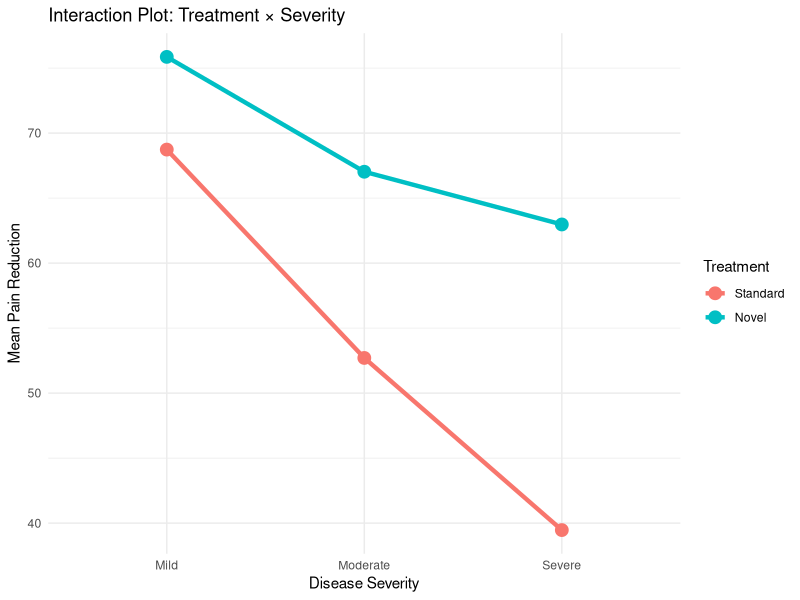
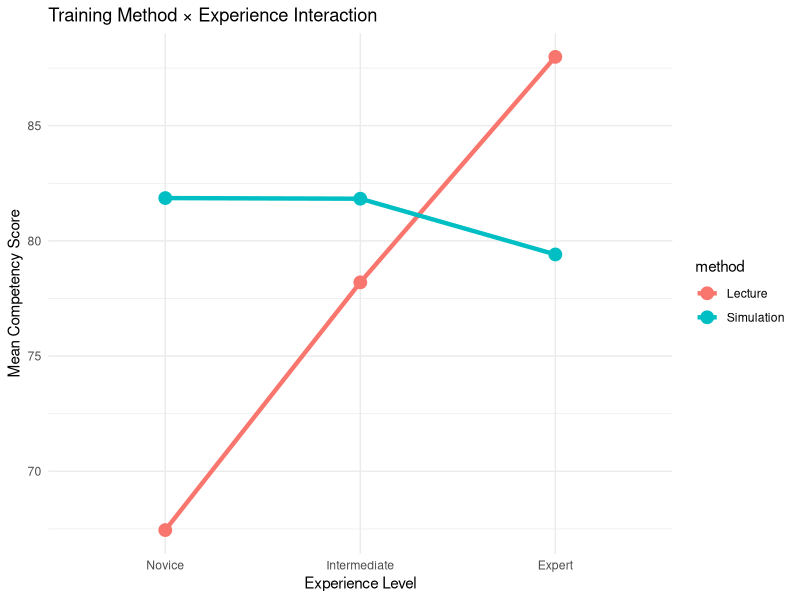
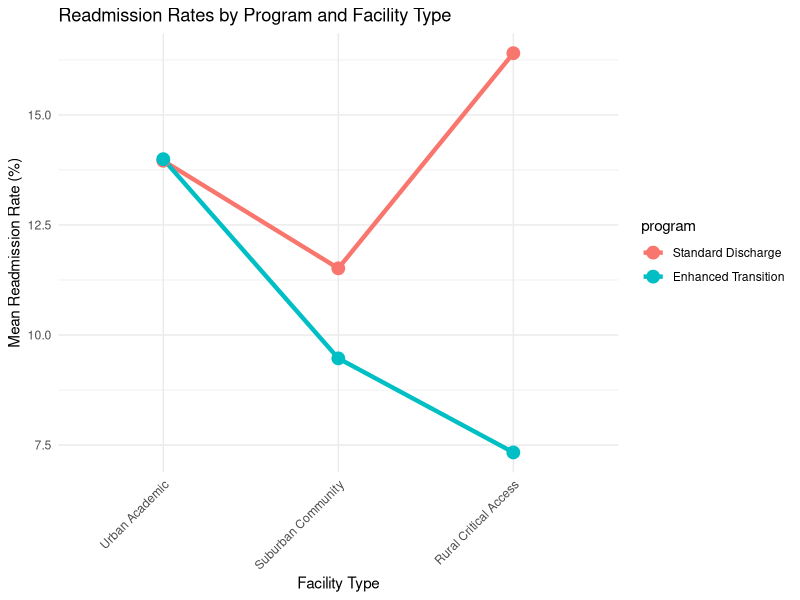
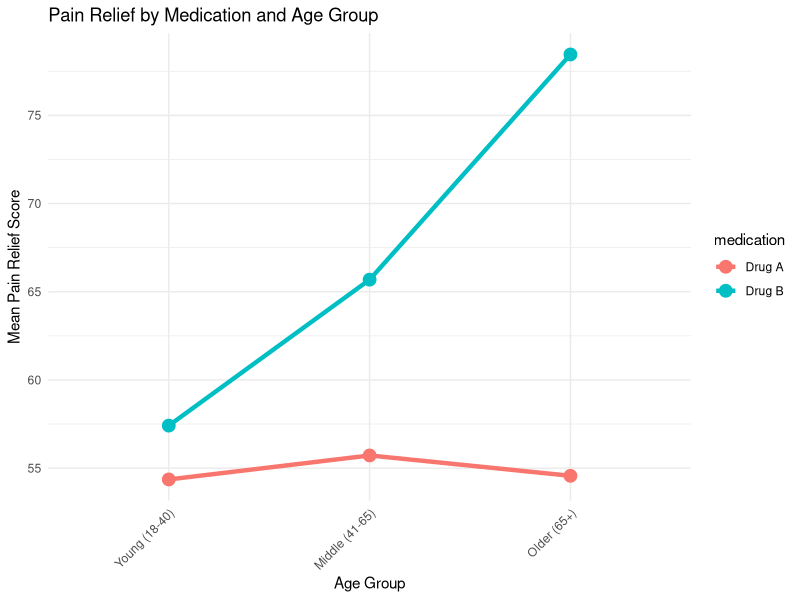
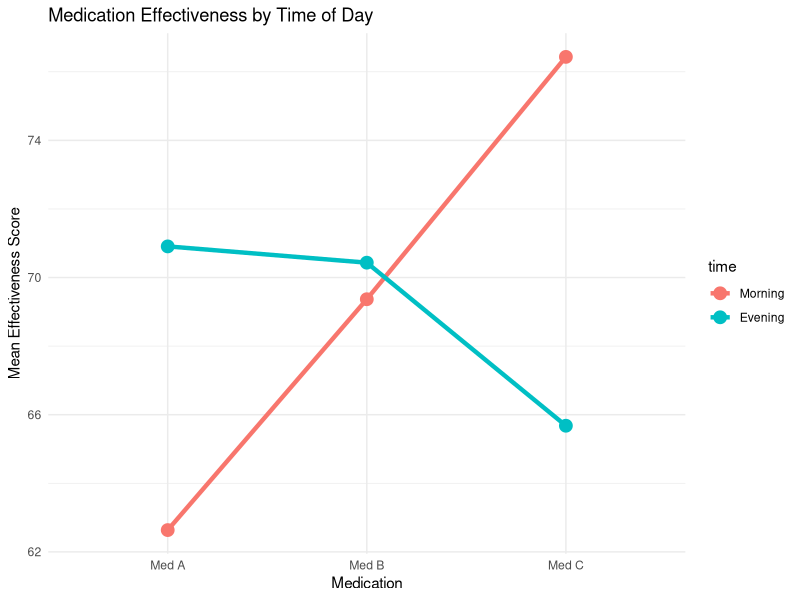

The R source for these figures, in order: (Note: this script raises an error after producing the figures.)
## ---- chunk 1
#| label: setup
#| include: false
knitr::opts_chunk$set(echo = TRUE, warning = FALSE, message = FALSE)
library(ggplot2)
library(dplyr)
library(tidyr)
library(emmeans)
set.seed(2026)
## ---- chunk 2
#| label: activity1-data

n_per_cell <- 15

pain_data <- expand.grid(
  treatment = c("Standard", "Novel"),
  severity = c("Mild", "Moderate", "Severe"),
  subject = 1:n_per_cell
) %>%
  mutate(
    base = case_when(
      severity == "Mild" ~ 70,
      severity == "Moderate" ~ 55,
      severity == "Severe" ~ 40
    ),
    treatment_effect = case_when(
      treatment == "Standard" ~ 0,
      treatment == "Novel" & severity == "Mild" ~ 5,
      treatment == "Novel" & severity == "Moderate" ~ 12,
      treatment == "Novel" & severity == "Severe" ~ 22
    ),
    pain_reduction = base + treatment_effect + rnorm(n(), 0, 6)
  ) %>%
  mutate(
    severity = factor(severity, levels = c("Mild", "Moderate", "Severe")),
    treatment = factor(treatment, levels = c("Standard", "Novel"))
  )
## ---- chunk 3
#| label: activity2-data

n_cell <- 12

training_data <- expand.grid(
  method = c("Lecture", "Simulation"),
  experience = c("Novice", "Intermediate", "Expert"),
  subject = 1:n_cell
) %>%
  mutate(
    score = case_when(
      method == "Lecture" & experience == "Novice" ~ 68,
      method == "Lecture" & experience == "Intermediate" ~ 78,
      method == "Lecture" & experience == "Expert" ~ 88,
      method == "Simulation" & experience == "Novice" ~ 82,
      method == "Simulation" & experience == "Intermediate" ~ 80,
      method == "Simulation" & experience == "Expert" ~ 79
    ) + rnorm(n(), 0, 4),
    experience = factor(experience, levels = c("Novice", "Intermediate", "Expert"))
  )
## ---- chunk 4
#| label: activity3-data

n_cell <- 10

intervention_data <- expand.grid(
  program = c("Standard Discharge", "Enhanced Transition"),
  facility = c("Urban Academic", "Suburban Community", "Rural Critical Access"),
  id = 1:n_cell
) %>%
  mutate(
    readmit_rate = case_when(
      program == "Standard Discharge" & facility == "Urban Academic" ~ 14,
      program == "Standard Discharge" & facility == "Suburban Community" ~ 12,
      program == "Standard Discharge" & facility == "Rural Critical Access" ~ 16,
      program == "Enhanced Transition" & facility == "Urban Academic" ~ 13,
      program == "Enhanced Transition" & facility == "Suburban Community" ~ 9,
      program == "Enhanced Transition" & facility == "Rural Critical Access" ~ 8
    ) + rnorm(n(), 0, 1.5)
  )
## ---- chunk 5
#| label: activity4-data

n_cell <- 15

medication_data <- expand.grid(
  medication = c("Drug A", "Drug B"),
  age_group = c("Young (18-40)", "Middle (41-65)", "Older (65+)"),
  patient = 1:n_cell
) %>%
  mutate(
    pain_relief = case_when(
      medication == "Drug A" ~ 55 + rnorm(n(), 0, 6),
      medication == "Drug B" & age_group == "Young (18-40)" ~ 58 + rnorm(n(), 0, 6),
      medication == "Drug B" & age_group == "Middle (41-65)" ~ 68 + rnorm(n(), 0, 6),
      medication == "Drug B" & age_group == "Older (65+)" ~ 78 + rnorm(n(), 0, 6)
    )
  )
## ---- chunk 6
#| label: activity5-data

n_patients <- 20

within_data <- expand.grid(
  patient_id = 1:n_patients,
  medication = c("Med A", "Med B", "Med C"),
  time = c("Morning", "Evening")
) %>%
  mutate(
    patient_effect = rep(rnorm(n_patients, 0, 5), 6),
    fixed = case_when(
      medication == "Med A" & time == "Morning" ~ 63,
      medication == "Med A" & time == "Evening" ~ 72,
      medication == "Med B" & time == "Morning" ~ 70,
      medication == "Med B" & time == "Evening" ~ 71,
      medication == "Med C" & time == "Morning" ~ 77,
      medication == "Med C" & time == "Evening" ~ 65
    ),
    effectiveness = fixed + patient_effect + rnorm(n(), 0, 3)
  )
## ---- chunk 7
#| label: activity6-data

n_nurses <- 15

task_data <- expand.grid(
  nurse_id = 1:n_nurses,
  task = c("Documentation", "Patient Care"),
  period = c("Beginning", "Middle", "End")
) %>%
  mutate(
    nurse_effect = rep(rnorm(n_nurses, 0, 4), 6),
    fixed = case_when(
      task == "Documentation" & period == "Beginning" ~ 90,
      task == "Documentation" & period == "Middle" ~ 82,
      task == "Documentation" & period == "End" ~ 70,
      task == "Patient Care" & period == "Beginning" ~ 88,
      task == "Patient Care" & period == "Middle" ~ 85,
      task == "Patient Care" & period == "End" ~ 80
    ),
    performance = fixed + nurse_effect + rnorm(n(), 0, 3),
    period = factor(period, levels = c("Beginning", "Middle", "End"))
  )
## ---- chunk 8
#| label: activity7-data

n_per_group <- 20

mixed_data <- expand.grid(
  nurse_id = 1:(n_per_group * 3),
  time = c("Pre", "Post", "3 Months")
) %>%
  mutate(
    program = rep(rep(c("Traditional", "Simulation", "Blended"),
                      each = n_per_group), 3),
    nurse_effect = rep(rnorm(n_per_group * 3, 0, 4), 3),
    fixed = case_when(
      program == "Traditional" & time == "Pre" ~ 65,
      program == "Traditional" & time == "Post" ~ 75,
      program == "Traditional" & time == "3 Months" ~ 66,
      program == "Simulation" & time == "Pre" ~ 65,
      program == "Simulation" & time == "Post" ~ 84,
      program == "Simulation" & time == "3 Months" ~ 79,
      program == "Blended" & time == "Pre" ~ 65,
      program == "Blended" & time == "Post" ~ 88,
      program == "Blended" & time == "3 Months" ~ 85
    ),
    score = fixed + nurse_effect + rnorm(n(), 0, 3),
    time = factor(time, levels = c("Pre", "Post", "3 Months"))
  )
## ---- chunk 9
#| label: activity8-data

n_group <- 25

diabetes_mixed <- expand.grid(
  patient_id = 1:(n_group * 2),
  time = c("Baseline", "3 Months", "6 Months")
) %>%
  mutate(
    group = rep(rep(c("Usual Care", "Intensive Education"), each = n_group), 3),
    patient_effect = rep(rnorm(n_group * 2, 0, 0.5), 3),
    fixed = case_when(
      group == "Usual Care" & time == "Baseline" ~ 8.5,
      group == "Usual Care" & time == "3 Months" ~ 8.3,
      group == "Usual Care" & time == "6 Months" ~ 8.2,
      group == "Intensive Education" & time == "Baseline" ~ 8.5,
      group == "Intensive Education" & time == "3 Months" ~ 8.0,
      group == "Intensive Education" & time == "6 Months" ~ 7.1
    ),
    hba1c = fixed + patient_effect + rnorm(n(), 0, 0.3),
    time = factor(time, levels = c("Baseline", "3 Months", "6 Months"))
  )
## ---- chunk 10
#| label: activity9-data

n_group <- 18

therapy_data <- expand.grid(
  patient_id = 1:(n_group * 2),
  session = c("Session 1", "Session 3", "Session 5")
) %>%
  mutate(
    therapy = rep(rep(c("CBT", "Mindfulness"), each = n_group), 3),
    patient_effect = rep(rnorm(n_group * 2, 0, 4), 3),
    fixed = case_when(
      therapy == "CBT" & session == "Session 1" ~ 65,
      therapy == "CBT" & session == "Session 3" ~ 48,
      therapy == "CBT" & session == "Session 5" ~ 42,
      therapy == "Mindfulness" & session == "Session 1" ~ 65,
      therapy == "Mindfulness" & session == "Session 3" ~ 55,
      therapy == "Mindfulness" & session == "Session 5" ~ 40
    ),
    anxiety = fixed + patient_effect + rnorm(n(), 0, 3),
    session = factor(session, levels = c("Session 1", "Session 3", "Session 5"))
  )
## ---- chunk 11
#| label: activity10-data

n_facilities <- 15

safety_data <- expand.grid(
  facility_id = 1:(n_facilities * 3),
  time = c("Baseline", "6 Months")
) %>%
  mutate(
    type = rep(rep(c("Urban", "Suburban", "Rural"), each = n_facilities), 2),
    facility_effect = rep(rnorm(n_facilities * 3, 0, 3), 2),
    fixed = case_when(
      type == "Urban" & time == "Baseline" ~ 80,
      type == "Urban" & time == "6 Months" ~ 85,
      type == "Suburban" & time == "Baseline" ~ 78,
      type == "Suburban" & time == "6 Months" ~ 86,
      type == "Rural" & time == "Baseline" ~ 68,
      type == "Rural" & time == "6 Months" ~ 84
    ),
    score = fixed + facility_effect + rnorm(n(), 0, 2),
    time = factor(time, levels = c("Baseline", "6 Months"))
  )
## ---- chunk 12
#| label: solution1-plot
#| code-fold: true

plot_data <- pain_data %>%
  group_by(treatment, severity) %>%
  summarise(mean = mean(pain_reduction), .groups = "drop")

ggplot(plot_data, aes(x = severity, y = mean,
                      color = treatment, group = treatment)) +
  geom_line(linewidth = 1.5) +
  geom_point(size = 4) +
  labs(title = "Interaction Plot: Treatment × Severity",
       x = "Disease Severity",
       y = "Mean Pain Reduction",
       color = "Treatment") +
  theme_minimal()
## ---- chunk 13
#| label: solution1-anova
#| code-fold: true

anova_pain <- aov(pain_reduction ~ treatment * severity, data = pain_data)
summary(anova_pain)
## ---- chunk 14
#| label: solution1-simple
#| code-fold: true

emm <- emmeans(anova_pain, ~ treatment | severity)
pairs(emm, adjust = "tukey")
## ---- chunk 15
#| label: solution2-plot
#| code-fold: true

training_data %>%
  group_by(method, experience) %>%
  summarise(mean = mean(score), .groups = "drop") %>%
  ggplot(aes(x = experience, y = mean, color = method, group = method)) +
  geom_line(linewidth = 1.5) +
  geom_point(size = 4) +
  labs(title = "Training Method × Experience Interaction",
       x = "Experience Level",
       y = "Mean Competency Score") +
  theme_minimal()
## ---- chunk 16
#| label: solution2-anova
#| code-fold: true

anova_training <- aov(score ~ method * experience, data = training_data)
summary(anova_training)

emm_train <- emmeans(anova_training, ~ method | experience)
pairs(emm_train, adjust = "tukey")
## ---- chunk 17
#| label: solution3
#| code-fold: true

# Interaction plot
intervention_data %>%
  group_by(program, facility) %>%
  summarise(mean = mean(readmit_rate), .groups = "drop") %>%
  ggplot(aes(x = facility, y = mean, color = program, group = program)) +
  geom_line(linewidth = 1.5) +
  geom_point(size = 4) +
  labs(title = "Readmission Rates by Program and Facility Type",
       x = "Facility Type",
       y = "Mean Readmission Rate (%)") +
  theme_minimal() +
  theme(axis.text.x = element_text(angle = 45, hjust = 1))

# ANOVA
anova_int <- aov(readmit_rate ~ program * facility, data = intervention_data)
summary(anova_int)

# Simple effects
emmeans(anova_int, ~ program | facility) %>% pairs(adjust = "tukey")
## ---- chunk 18
#| label: solution4
#| code-fold: true

# Interaction plot
medication_data %>%
  group_by(medication, age_group) %>%
  summarise(mean = mean(pain_relief), .groups = "drop") %>%
  ggplot(aes(x = age_group, y = mean, color = medication, group = medication)) +
  geom_line(linewidth = 1.5) +
  geom_point(size = 4) +
  labs(title = "Pain Relief by Medication and Age Group",
       x = "Age Group",
       y = "Mean Pain Relief Score") +
  theme_minimal() +
  theme(axis.text.x = element_text(angle = 45, hjust = 1))

# ANOVA
anova_med <- aov(pain_relief ~ medication * age_group, data = medication_data)
summary(anova_med)

# Simple effects
emmeans(anova_med, ~ medication | age_group) %>% pairs(adjust = "tukey")
## ---- chunk 19
#| label: solution5-plot
#| code-fold: true

within_data %>%
  group_by(medication, time) %>%
  summarise(mean = mean(effectiveness), .groups = "drop") %>%
  ggplot(aes(x = medication, y = mean, color = time, group = time)) +
  geom_line(linewidth = 1.5) +
  geom_point(size = 4) +
  labs(title = "Medication Effectiveness by Time of Day",
       x = "Medication",
       y = "Mean Effectiveness Score") +
  theme_minimal()
## ---- chunk 20
#| label: solution5-anova
#| code-fold: true

within_anova <- aov(effectiveness ~ medication * time +
                     Error(patient_id/(medication * time)),
                    data = within_data)
summary(within_anova)
## ---- chunk 21
#| label: solution5-simple
#| code-fold: true

emm_within <- emmeans(within_anova, ~ time | medication)
pairs(emm_within, adjust = "tukey")
## ---- chunk 22
#| label: solution6
#| code-fold: true

# Interaction plot
task_data %>%
  group_by(task, period) %>%
  summarise(mean = mean(performance), .groups = "drop") %>%
  ggplot(aes(x = period, y = mean, color = task, group = task)) +
  geom_line(linewidth = 1.5) +
  geom_point(size = 4) +
  labs(title = "Performance by Task and Shift Period",
       x = "Shift Period",
       y = "Mean Performance Score") +
  theme_minimal()

# Within-subjects ANOVA
task_anova <- aov(performance ~ task * period + Error(nurse_id/(task * period)),
                  data = task_data)
summary(task_anova)

# Simple effects
emmeans(task_anova, ~ task | period) %>% pairs(adjust = "tukey")
## ---- chunk 23
#| label: solution7
#| code-fold: true

# Interaction plot
mixed_data %>%
  group_by(program, time) %>%
  summarise(mean = mean(score), .groups = "drop") %>%
  ggplot(aes(x = time, y = mean, color = program, group = program)) +
  geom_line(linewidth = 1.5) +
  geom_point(size = 4) +
  labs(title = "Competency Trajectories by Training Program",
       x = "Assessment Time",
       y = "Mean Competency Score") +
  theme_minimal()

# Mixed ANOVA
mixed_anova <- aov(score ~ program * time + Error(nurse_id/time),
                   data = mixed_data)
summary(mixed_anova)

# Simple effects: programs at each time
emm_mixed <- emmeans(mixed_anova, ~ program | time)
pairs(emm_mixed, adjust = "tukey")

# Simple effects: time within each program
emm_time <- emmeans(mixed_anova, ~ time | program)
pairs(emm_time, adjust = "tukey")
## ---- chunk 24
#| label: solution8
#| code-fold: true

# Interaction plot
diabetes_mixed %>%
  group_by(group, time) %>%
  summarise(mean = mean(hba1c), .groups = "drop") %>%
  ggplot(aes(x = time, y = mean, color = group, group = group)) +
  geom_line(linewidth = 1.5) +
  geom_point(size = 4) +
  labs(title = "HbA1c Trajectories by Education Program",
       x = "Time Point",
       y = "Mean HbA1c (%)") +
  theme_minimal()

# Mixed ANOVA
diabetes_anova <- aov(hba1c ~ group * time + Error(patient_id/time),
                      data = diabetes_mixed)
summary(diabetes_anova)

# Simple effects
emmeans(diabetes_anova, ~ group | time) %>% pairs(adjust = "tukey")
## ---- chunk 25
#| label: solution9
#| code-fold: true

# Interaction plot
therapy_data %>%
  group_by(therapy, session) %>%
  summarise(mean = mean(anxiety), .groups = "drop") %>%
  ggplot(aes(x = session, y = mean, color = therapy, group = therapy)) +
  geom_line(linewidth = 1.5) +
  geom_point(size = 4) +
  labs(title = "Anxiety Trajectories by Therapy Type",
       x = "Session",
       y = "Mean Anxiety Score") +
  theme_minimal()

# Mixed ANOVA
therapy_anova <- aov(anxiety ~ therapy * session + Error(patient_id/session),
                     data = therapy_data)
summary(therapy_anova)

# Simple effects
emmeans(therapy_anova, ~ therapy | session) %>% pairs(adjust = "tukey")
## ---- chunk 26
#| label: solution10
#| code-fold: true

# Interaction plot
safety_data %>%
  group_by(type, time) %>%
  summarise(mean = mean(score), .groups = "drop") %>%
  ggplot(aes(x = time, y = mean, color = type, group = type)) +
  geom_line(linewidth = 1.5) +
  geom_point(size = 4) +
  labs(title = "Safety Score Changes by Facility Type",
       x = "Time Point",
       y = "Mean Safety Score") +
  theme_minimal()

# Mixed ANOVA
safety_anova <- aov(score ~ type * time + Error(facility_id/time),
                    data = safety_data)
summary(safety_anova)

# Simple effects
emmeans(safety_anova, ~ type | time) %>% pairs(adjust = "tukey")
